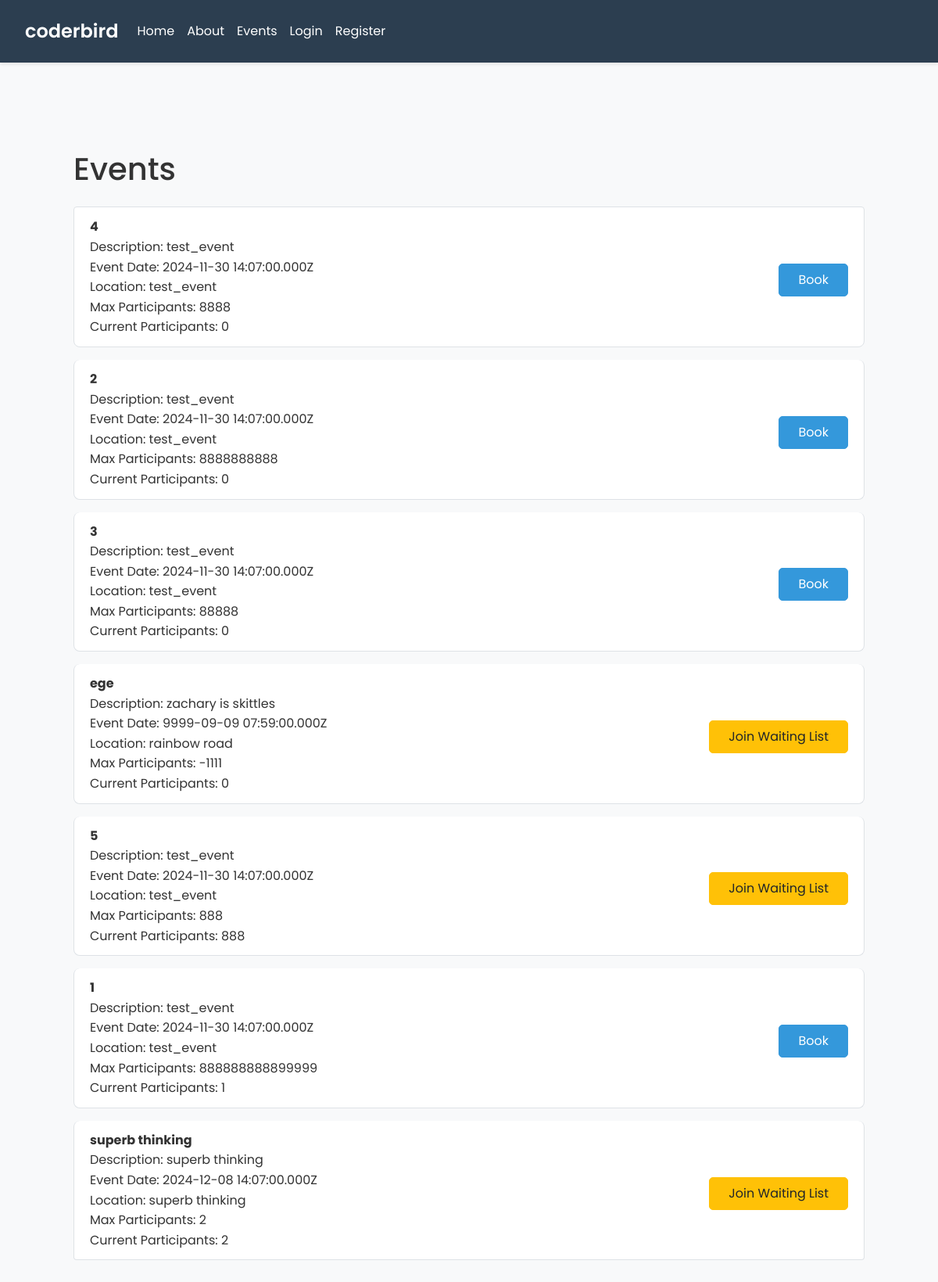
Before: /events with the older database file.
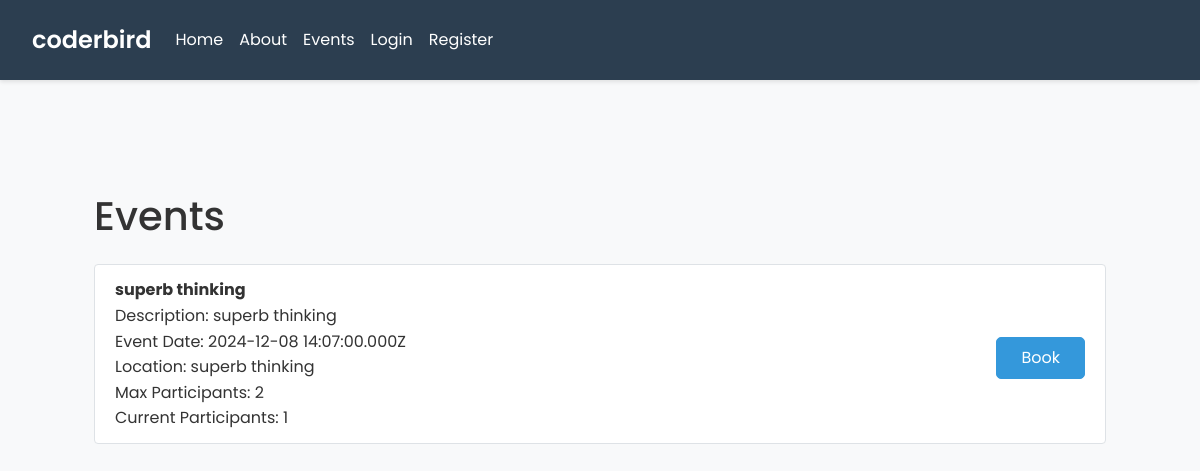
After: the same page with the newer database file.
### tables this page shows
CREATE TABLE `events` (`created` TEXT DEFAULT (strftime('%Y-%m-%d %H:%M:%fZ')) NOT NULL, `desc` TEXT DEFAULT '' NOT NULL, `event_date` TEXT DEFAULT '' NOT NULL, `id` TEXT PRIMARY KEY DEFAULT ('r'||lower(hex(randomblob(7)))) NOT NULL, `location` TEXT DEFAULT '' NOT NULL, `max_participants` NUMERIC DEFAULT 0 NOT NULL, `title` TEXT DEFAULT '' NOT NULL, `updated` TEXT DEFAULT (strftime('%Y-%m-%d %H:%M:%fZ')) NOT NULL, "participants" NUMERIC DEFAULT 0 NOT NULL);

### main.py (the view)
@app.route('/events')
def events():
    conn = get_db_connection()
    events = conn.execute('''
        SELECT events.*, COUNT(bookings.id) as participants
        FROM events
        LEFT JOIN bookings ON events.id = bookings.eventID
        GROUP BY events.id
    ''').fetchall()
    conn.close()
    return render_template('events.html', is_logged_in=is_logged_in, is_admin=is_admin, events=events)

### main.py (called while the page is built, shortened)
def is_logged_in():
    return 'user_id' in session

def is_admin():
    if not is_logged_in():
        pass

def get_db_connection():
    conn = sqlite3.connect(r'pb_data\data.db')
    conn.row_factory = sqlite3.Row
    return conn

### templates/events.html (shortened to what this page needs)
{% extends 'base.html' %}
{% block content %}
<div class="container">
    <h1 class="mt-5">Events</h1>
    <ul class="list-group mt-4">
        {% for event in events %}
            <li class="list-group-item">
                <div class="event-outline d-flex justify-content-between align-items-center">
                    <div>
                        <strong>{{ event['title'] }}</strong><br>
                        Description: {{ event['desc'] }}<br>
                        Event Date: {{ event['event_date'] }}<br>
                        Location: {{ event['location'] }}<br>
                        Max Participants: {{ event['max_participants'] }}<br>
                        Current Participants: {{ event['participants'] }}<br>
                    </div>
                    <div>
                        {% if event['participants'] >= event['max_participants'] %}
                            <form method="POST" action="{{ url_for('create_booking', event_id=event['id']) }}">
                                <button type="submit" class="btn btn-warning mt-2">Join Waiting List</button>
                            </form>
                        {% else %}
                            <form method="POST" action="{{ url_for('create_booking', event_id=event['id']) }}">
                                <button type="submit" class="btn btn-primary mt-2">Book</button>
                            </form>
                        {% endif %}
                    </div>
                </div>
            </li>
        {% endfor %}
    </ul>
</div>
{% endblock %}

### templates/base.html (shortened to what this page needs)
<!DOCTYPE html>
<html lang="en">
<head>
    <link rel="stylesheet" href="https://stackpath.bootstrapcdn.com/bootstrap/4.5.2/css/bootstrap.min.css">
    <link rel="stylesheet" href="{{ url_for('static', filename='styles.css') }}">
</head>
<body>
    <nav class="navbar navbar-expand-lg navbar-light bg-light">
        <a class="navbar-brand" href="/">coderbird</a>
        <div class="collapse navbar-collapse">
            <ul class="navbar-nav mr-auto">
                <li class="nav-item">
                    <a class="nav-link" href="/">Home</a>
                </li>
                <li class="nav-item">
                    <a class="nav-link" href="/about">About</a>
                </li>
                <li class="nav-item">
                    <a class="nav-link" href="/events">Events</a>
                </li>
                {% if is_logged_in() %}
                    <li class="nav-item">
                        <a class="nav-link" href="/dashboard">Dashboard</a>
                    </li>
                    {% if is_admin() %}
                    <li class="nav-item">
                        <a class="nav-link" href="/admin">Admin</a>
                    </li>
                    {% endif %}
                    <li class="nav-item">
                        <a class="nav-link" href="/auth/logout">Logout</a>
                    </li>
                {% else %}
                    <li class="nav-item">
                        <a class="nav-link" href="/auth/login">Login</a>
                    </li>
                    <li class="nav-item">
                        <a class="nav-link" href="/auth/register">Register</a>
                    </li>
                {% endif %}
            </ul>
        </div>
    </nav>
    <div class="container">
        {% block content %}{% endblock %}
    </div>
</body>
</html>

### static/styles.css (style rules this page uses)
body { font-family: 'Poppins', sans-serif; line-height: 1.6; background-color: #f8f9fa; color: #333; }
.navbar { background-color: #2c3e50 !important; padding: 1rem 2rem; box-shadow: 0 2px 4px rgba(0,0,0,0.1); }
.navbar-brand { color: #fff !important; font-weight: 600; font-size: 1.5rem; }
.nav-link { color: #fff !important; transition: color 0.3s ease; }
.container { padding: 2rem; }
.list-group-item { border-radius: 8px; margin-bottom: 1rem; border: 1px solid #dee2e6; transition: transform 0.2s ease, box-shadow 0.2s ease; }
.btn { padding: 0.5rem 1.5rem; border-radius: 5px; transition: all 0.3s ease; }
.btn-primary { background-color: #3498db; border-color: #3498db; }

Changed rows visible on the page:
removed events: title "4", desc "test_event", event_date "2024-11-30 14:07:00.000Z", location "test_event", max_participants "8888", participants "0"
removed events: title "2", desc "test_event", event_date "2024-11-30 14:07:00.000Z", location "test_event", max_participants "8888888888", participants "0"
removed events: title "3", desc "test_event", event_date "2024-11-30 14:07:00.000Z", location "test_event", max_participants "88888", participants "0"
removed events: title "ege", desc "zachary is skittles", event_date "9999-09-09 07:59:00.000Z", location "rainbow road", max_participants "-1111", participants "0"
removed events: title "5", desc "test_event", event_date "2024-11-30 14:07:00.000Z", location "test_event", max_participants "888", participants "888"
removed events: title "1", desc "test_event", event_date "2024-11-30 14:07:00.000Z", location "test_event", max_participants "888888888899999", participants "1"
changed events "superb thinking": participants "2" → "1"; text "Join Waiting List" → "Book"
